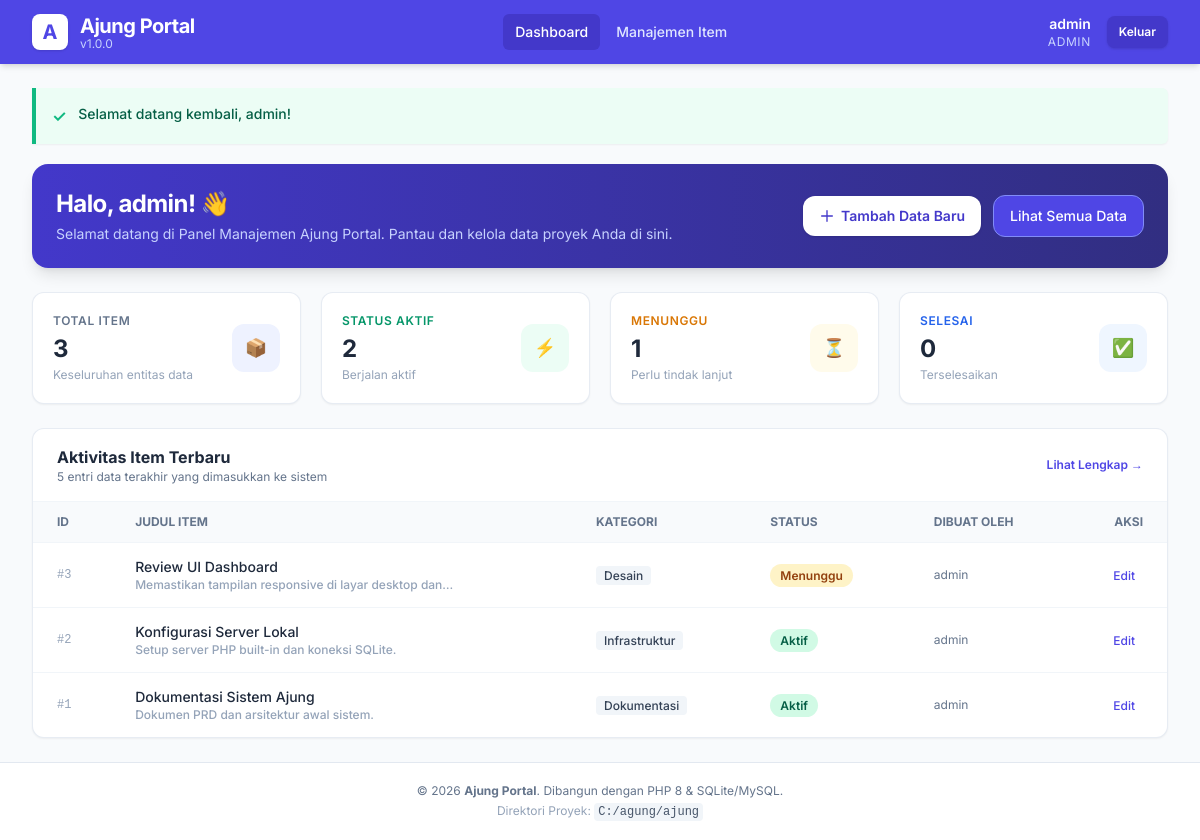
Page /index.php?page=dashboard (signed in) on the committed database.
### tables this page shows
CREATE TABLE items (
                id INTEGER PRIMARY KEY AUTOINCREMENT,
                user_id INTEGER NOT NULL,
                title VARCHAR(150) NOT NULL,
                category VARCHAR(50) NOT NULL,
                status VARCHAR(20) DEFAULT 'active',
                description TEXT,
                created_at DATETIME DEFAULT CURRENT_TIMESTAMP,
                updated_at DATETIME DEFAULT CURRENT_TIMESTAMP
            );

CREATE TABLE users (
                id INTEGER PRIMARY KEY AUTOINCREMENT,
                username VARCHAR(50) NOT NULL UNIQUE,
                email VARCHAR(100) NOT NULL UNIQUE,
                password VARCHAR(255) NOT NULL,
                role VARCHAR(20) DEFAULT 'user',
                created_at DATETIME DEFAULT CURRENT_TIMESTAMP
            );

### app/controllers/DashboardController.php (called while the page is built, shortened)
<?php
require_once __DIR__ . '/../models/Item.php';
require_once __DIR__ . '/../helpers/AuthHelper.php';
require_once __DIR__ . '/../helpers/ViewHelper.php';
class DashboardController {
    private Item $itemModel;
    public function __construct() {
        $this->itemModel = new Item();
    }
    public function index(): void {
        $stats = $this->itemModel->getStats();
        $recentItems = $this->itemModel->getRecent(5);
        require_once __DIR__ . '/../../views/layouts/header.php';
        require_once __DIR__ . '/../../views/dashboard/index.php';
        require_once __DIR__ . '/../../views/layouts/footer.php';
    }
}

### app/helpers/AuthHelper.php (called while the page is built, shortened)
<?php
class AuthHelper {
    public static function user(): ?array {
        return $_SESSION['user'] ?? null;
    }
}

### config/database.php (called while the page is built, shortened)
<?php
class Database {
    private static ?PDO $pdo = null;
    public static function getConnection(): PDO {
        if (self::$pdo === null) {
            try {
                if (DB_DRIVER === 'sqlite') {
                    self::$pdo = new PDO('sqlite:' . SQLITE_PATH);
                    self::$pdo->setAttribute(PDO::ATTR_ERRMODE, PDO::ERRMODE_EXCEPTION);
                    self::$pdo->setAttribute(PDO::ATTR_DEFAULT_FETCH_MODE, PDO::FETCH_ASSOC);
                } else {
                    $dsn = "mysql:host=" . DB_HOST . ";port=" . DB_PORT . ";dbname=" . DB_NAME . ";charset=utf8mb4";
                    self::$pdo = new PDO($dsn, DB_USER, DB_PASS);
                    self::$pdo->setAttribute(PDO::ATTR_ERRMODE, PDO::ERRMODE_EXCEPTION);
                    self::$pdo->setAttribute(PDO::ATTR_DEFAULT_FETCH_MODE, PDO::FETCH_ASSOC);
                }
            } catch (PDOException $e) {
                die("Koneksi Database Gagal: " . $e->getMessage());
            }
        }
        return self::$pdo;
    }
    private static function initSqliteTables(): void {
        $sql = "
            CREATE TABLE IF NOT EXISTS users (
                id INTEGER PRIMARY KEY AUTOINCREMENT,
                username VARCHAR(50) NOT NULL UNIQUE,
                email VARCHAR(100) NOT NULL UNIQUE,
                password VARCHAR(255) NOT NULL,
                role VARCHAR(20) DEFAULT 'user',
                created_at DATETIME DEFAULT CURRENT_TIMESTAMP
            );
            CREATE TABLE IF NOT EXISTS items (
                id INTEGER PRIMARY KEY AUTOINCREMENT,
                user_id INTEGER NOT NULL,
                title VARCHAR(150) NOT NULL,
                category VARCHAR(50) NOT NULL,
                status VARCHAR(20) DEFAULT 'active',
                description TEXT,
                created_at DATETIME DEFAULT CURRENT_TIMESTAMP,
                updated_at DATETIME DEFAULT CURRENT_TIMESTAMP
            );
        ";
        self::$pdo->exec($sql);
    }
}

### app/models/Item.php (called while the page is built, shortened)
<?php
require_once __DIR__ . '/../../config/database.php';
class Item {
    private PDO $db;
    public function __construct() {
        $this->db = Database::getConnection();
    }
    public function getStats(): array {
        $total = $this->db->query("SELECT COUNT(*) FROM items")->fetchColumn();
        $active = $this->db->query("SELECT COUNT(*) FROM items WHERE status = 'active'")->fetchColumn();
        $pending = $this->db->query("SELECT COUNT(*) FROM items WHERE status = 'pending'")->fetchColumn();
        $completed = $this->db->query("SELECT COUNT(*) FROM items WHERE status = 'completed'")->fetchColumn();
        return [
            'total' => (int)$total,
            'active' => (int)$active,
            'pending' => (int)$pending,
            'completed' => (int)$completed,
        ];
    }
    public function getRecent(int $limit = 5): array {
        $stmt = $this->db->prepare("SELECT items.*, users.username as author FROM items
                                    LEFT JOIN users ON items.user_id = users.id
                                    ORDER BY items.id DESC LIMIT ?");
        $stmt->bindValue(1, $limit, PDO::PARAM_INT);
        $stmt->execute();
        return $stmt->fetchAll();
    }
}

### views/dashboard/index.php (the view)
<div class="space-y-6">
    <div class="bg-gradient-to-r from-indigo-700 to-indigo-900 rounded-2xl p-6 text-white shadow-lg flex flex-col md:flex-row md:items-center md:justify-between gap-4">
        <div>
            <h2 class="text-2xl font-bold tracking-tight">Halo, <?= ViewHelper::escape($currentUser['username']) ?>! 👋</h2>
            <p class="text-indigo-200 text-sm mt-1">Selamat datang di Panel Manajemen Ajung Portal. Pantau dan kelola data proyek Anda di sini.</p>
        </div>
        <div class="flex items-center gap-3">
            <a href="<?= BASE_URL ?>/index.php?page=items&action=create"
               class="bg-white text-indigo-700 hover:bg-indigo-50 font-semibold px-4 py-2.5 rounded-xl text-sm shadow transition duration-150 flex items-center gap-1.5">
                <svg class="w-4 h-4" fill="none" stroke="currentColor" viewBox="0 0 24 24"><path stroke-linecap="round" stroke-linejoin="round" stroke-width="2" d="M12 4v16m8-8H4"/></svg>
                Tambah Data Baru
            </a>
            <a href="<?= BASE_URL ?>/index.php?page=items"
               class="bg-indigo-600 hover:bg-indigo-500 text-white font-medium px-4 py-2.5 rounded-xl text-sm border border-indigo-400 transition duration-150">
                Lihat Semua Data
            </a>
        </div>
    </div>
    <div class="grid grid-cols-1 sm:grid-cols-2 lg:grid-cols-4 gap-5">
        <div class="bg-white p-5 rounded-xl border border-slate-200/80 shadow-sm flex items-center justify-between">
            <div>
                <p class="text-xs font-semibold text-slate-500 uppercase tracking-wider">Total Item</p>
                <h3 class="text-2xl font-bold text-slate-800 mt-1"><?= $stats['total'] ?></h3>
                <p class="text-xs text-slate-400 mt-0.5">Keseluruhan entitas data</p>
            </div>
            <div class="w-12 h-12 rounded-xl bg-indigo-50 text-indigo-600 flex items-center justify-center font-bold text-lg">
                📦
            </div>
        </div>
        <div class="bg-white p-5 rounded-xl border border-slate-200/80 shadow-sm flex items-center justify-between">
            <div>
                <p class="text-xs font-semibold text-emerald-600 uppercase tracking-wider">Status Aktif</p>
                <h3 class="text-2xl font-bold text-slate-800 mt-1"><?= $stats['active'] ?></h3>
                <p class="text-xs text-slate-400 mt-0.5">Berjalan aktif</p>
            </div>
            <div class="w-12 h-12 rounded-xl bg-emerald-50 text-emerald-600 flex items-center justify-center font-bold text-lg">
                ⚡
            </div>
        </div>
        <div class="bg-white p-5 rounded-xl border border-slate-200/80 shadow-sm flex items-center justify-between">
            <div>
                <p class="text-xs font-semibold text-amber-600 uppercase tracking-wider">Menunggu</p>
                <h3 class="text-2xl font-bold text-slate-800 mt-1"><?= $stats['pending'] ?></h3>
                <p class="text-xs text-slate-400 mt-0.5">Perlu tindak lanjut</p>
            </div>
            <div class="w-12 h-12 rounded-xl bg-amber-50 text-amber-600 flex items-center justify-center font-bold text-lg">
                ⏳
            </div>
        </div>
        <div class="bg-white p-5 rounded-xl border border-slate-200/80 shadow-sm flex items-center justify-between">
            <div>
                <p class="text-xs font-semibold text-blue-600 uppercase tracking-wider">Selesai</p>
                <h3 class="text-2xl font-bold text-slate-800 mt-1"><?= $stats['completed'] ?></h3>
                <p class="text-xs text-slate-400 mt-0.5">Terselesaikan</p>
            </div>
            <div class="w-12 h-12 rounded-xl bg-blue-50 text-blue-600 flex items-center justify-center font-bold text-lg">
                ✅
            </div>
        </div>
    </div>
    <div class="bg-white rounded-xl border border-slate-200/80 shadow-sm overflow-hidden">
        <div class="px-6 py-4 border-b border-slate-100 flex items-center justify-between">
            <div>
                <h3 class="font-bold text-slate-800">Aktivitas Item Terbaru</h3>
                <p class="text-xs text-slate-500">5 entri data terakhir yang dimasukkan ke sistem</p>
            </div>
            <a href="<?= BASE_URL ?>/index.php?page=items" class="text-xs font-semibold text-indigo-600 hover:text-indigo-800">
                Lihat Lengkap &rarr;
            </a>
        </div>
        <?php if (empty($recentItems)): ?>
            <div class="p-8 text-center text-slate-400 text-sm">
                Belum ada data item. Klik tombol "Tambah Data Baru" di atas untuk menambahkan item pertama Anda.
            </div>
        <?php else: ?>
            <div class="overflow-x-auto">
                <table class="w-full text-left text-sm text-slate-600">
                    <thead class="bg-slate-50 text-xs font-semibold text-slate-500 uppercase border-b border-slate-100">
                        <tr>
                            <th class="px-6 py-3">ID</th>
                            <th class="px-6 py-3">Judul Item</th>
                            <th class="px-6 py-3">Kategori</th>
                            <th class="px-6 py-3">Status</th>
                            <th class="px-6 py-3">Dibuat Oleh</th>
                            <th class="px-6 py-3 text-right">Aksi</th>
                        </tr>
                    </thead>
                    <tbody class="divide-y divide-slate-100">
                        <?php foreach ($recentItems as $item): ?>
                        <tr class="hover:bg-slate-50/70 transition">
                            <td class="px-6 py-3.5 font-mono text-xs text-slate-400">#<?= $item['id'] ?></td>
                            <td class="px-6 py-3.5 font-medium text-slate-800">
                                <?= ViewHelper::escape($item['title']) ?>
                                <?php if (!empty($item['description'])): ?>
                                    <span class="block text-xs text-slate-400 truncate max-w-xs"><?= ViewHelper::escape($item['description']) ?></span>
                                <?php endif; ?>
                            </td>
                            <td class="px-6 py-3.5">
                                <span class="bg-slate-100 text-slate-700 text-xs px-2 py-0.5 rounded font-medium">
                                    <?= ViewHelper::escape($item['category']) ?>
                                </span>
                            </td>
                            <td class="px-6 py-3.5">
                                <?= ViewHelper::statusBadge($item['status']) ?>
                            </td>
                            <td class="px-6 py-3.5 text-xs text-slate-500">
                                <?= ViewHelper::escape($item['author'] ?? 'Admin') ?>
                            </td>
                            <td class="px-6 py-3.5 text-right">
                                <a href="<?= BASE_URL ?>/index.php?page=items&action=edit&id=<?= $item['id'] ?>"
                                   class="text-indigo-600 hover:text-indigo-900 font-medium text-xs mr-2">Edit</a>
                            </td>
                        </tr>
                        <?php endforeach; ?>
                    </tbody>
                </table>
            </div>
        <?php endif; ?>
    </div>
</div>

### app/helpers/ViewHelper.php (shortened to what this page needs)
<?php
class ViewHelper {
    public static function escape(?string $str): string {
        return htmlspecialchars((string)$str, ENT_QUOTES, 'UTF-8');
    }
    public static function statusBadge(string $status): string {
        $status = strtolower($status);
        switch ($status) {
            case 'active':
                return '<span class="px-2.5 py-1 text-xs font-semibold rounded-full bg-emerald-100 text-emerald-800">Aktif</span>';
            case 'pending':
                return '<span class="px-2.5 py-1 text-xs font-semibold rounded-full bg-amber-100 text-amber-800">Menunggu</span>';
        }
    }
}

### rows in the picture
items: id "3", title "Review UI Dashboard", description "Memastikan tampilan responsive di layar desktop dan…", category "Desain", status "Menunggu", user.username "admin"
items: id "2", title "Konfigurasi Server Lokal", description "Setup server PHP built-in dan koneksi SQLite.", category "Infrastruktur", status "Aktif", user.username "admin"
items: id "1", title "Dokumentasi Sistem Ajung", description "Dokumen PRD dan arsitektur awal sistem.", category "Dokumentasi", status "Aktif", user.username "admin"

### other values in the picture
APP_NAME "Ajung Portal"
APP_VERSION "1.0.0"
ViewHelper::escape($currentUser['username']) "admin"
ViewHelper::escape($currentUser['role']) "ADMIN"
ViewHelper::escape($successMsg) "Selamat datang kembali, admin!"
$stats['total'] "3"
$stats['active'] "2"
$stats['pending'] "1"
$stats['completed'] "0"
